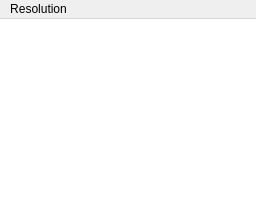
<?xml version="1.0" encoding="UTF-8"?>
<ui version="4.0">
 <class>MainWindow</class>
 <widget class="QMainWindow" name="MainWindow">
  <property name="windowModality">
   <enum>Qt::ApplicationModal</enum>
  </property>
  <property name="windowTitle">
   <string>SMBZ-G MenuSceneLoader Editor - Preview</string>
  </property>
  <widget class="QWidget" name="centralwidget">
   <layout class="QHBoxLayout" name="horizontalLayout">
    <property name="leftMargin">
     <number>0</number>
    </property>
    <property name="topMargin">
     <number>0</number>
    </property>
    <property name="rightMargin">
     <number>0</number>
    </property>
    <property name="bottomMargin">
     <number>0</number>
    </property>
    <item>
     <widget class="AnimatorGraphicsView" name="graphicsView">
      <property name="frameShape">
       <enum>QFrame::NoFrame</enum>
      </property>
      <property name="verticalScrollBarPolicy">
       <enum>Qt::ScrollBarAlwaysOff</enum>
      </property>
      <property name="horizontalScrollBarPolicy">
       <enum>Qt::ScrollBarAlwaysOff</enum>
      </property>
      <property name="sceneRect">
       <rectf>
        <x>0.000000000000000</x>
        <y>0.000000000000000</y>
        <width>1280.000000000000000</width>
        <height>720.000000000000000</height>
       </rectf>
      </property>
      <property name="alignment">
       <set>Qt::AlignBottom|Qt::AlignHCenter</set>
      </property>
     </widget>
    </item>
   </layout>
  </widget>
  <widget class="QMenuBar" name="menubar">
   <property name="geometry">
    <rect>
     <x>0</x>
     <y>0</y>
     <width>256</width>
     <height>21</height>
    </rect>
   </property>
   <widget class="QMenu" name="menuResolution">
    <property name="title">
     <string>Resolution</string>
    </property>
    <addaction name="action640x360"/>
    <addaction name="action1280x720"/>
    <addaction name="action1920x1080"/>
    <addaction name="separator"/>
    <addaction name="action640x480"/>
    <addaction name="action800x600"/>
    <addaction name="action1024x768"/>
   </widget>
   <addaction name="menuResolution"/>
  </widget>
  <action name="action640x360">
   <property name="text">
    <string>640x360</string>
   </property>
  </action>
  <action name="action1280x720">
   <property name="text">
    <string>1280x720</string>
   </property>
  </action>
  <action name="action1920x1080">
   <property name="text">
    <string>1920x1080</string>
   </property>
  </action>
  <action name="action640x480">
   <property name="text">
    <string>640x480</string>
   </property>
  </action>
  <action name="action800x600">
   <property name="text">
    <string>800x600</string>
   </property>
  </action>
  <action name="action1024x768">
   <property name="text">
    <string>1024x768</string>
   </property>
  </action>
 </widget>
 <customwidgets>
  <customwidget>
   <class>AnimatorGraphicsView</class>
   <extends>QGraphicsView</extends>
   <header>animatorgraphicsview</header>
  </customwidget>
 </customwidgets>
 <resources/>
 <connections/>
</ui>
